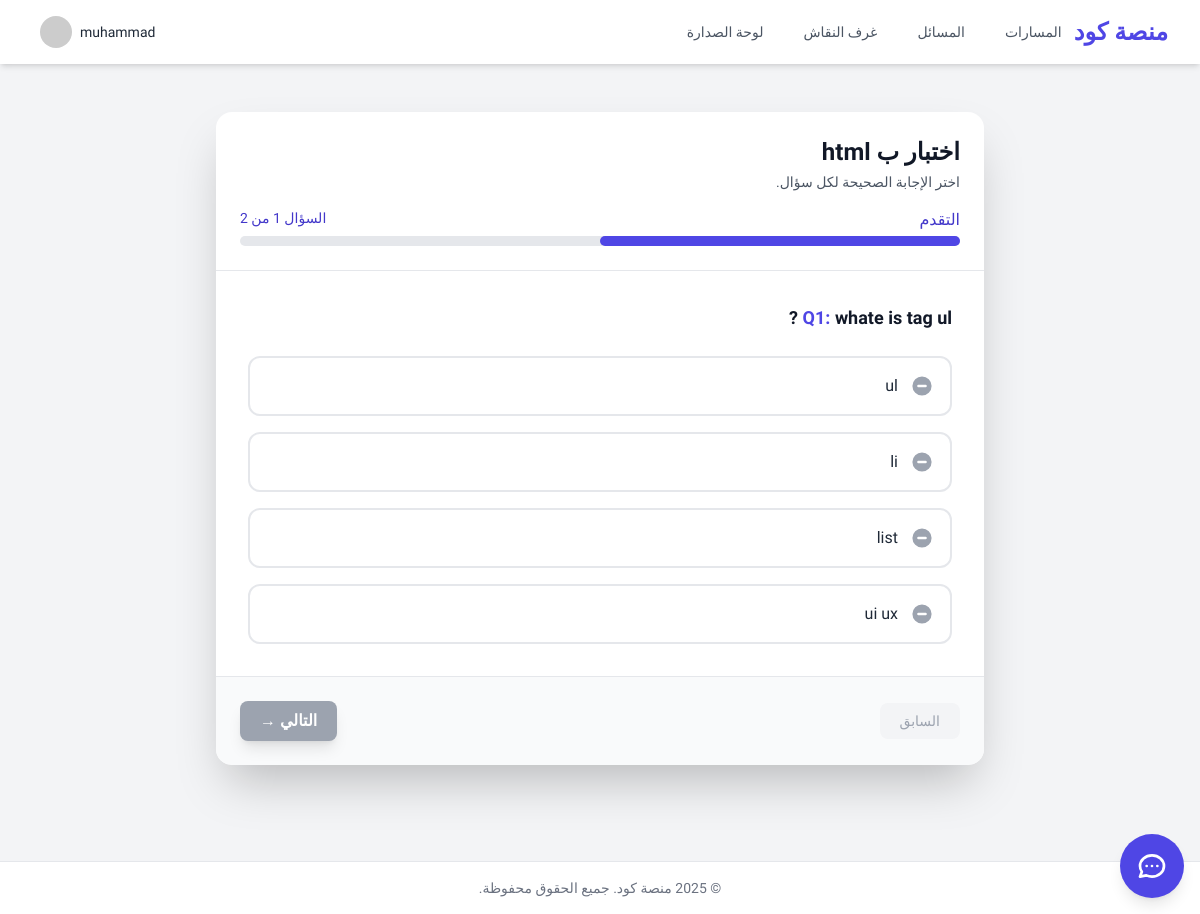
Screenshot of /courses/quiz/1/ (signed in) with the database file from the repository.
### accounts/models.py (models this page shows, shortened)
class CustomUser(AbstractUser):
    AVATAR_CHOICES = (
        ('m1', 'ذكر 1'), ('m2', 'ذكر 2'), ('m3', 'ذكر 3'),
        ('f1', 'أنثى 1'), ('f2', 'أنثى 2'), ('f3', 'أنثى 3'),
    )
    avatar = models.CharField(
        "الصورة الرمزية",
        max_length=2,
        choices=AVATAR_CHOICES,
        default='m1'
    )
    is_moderator = models.BooleanField(
        "مشرف",
        default=False,
        help_text="يحدد ما إذا كان يمكن للمستخدم الإشراف على المحتوى مثل غرف النقاش."
    )
    academic_year = models.PositiveIntegerField(
        verbose_name="السنة الدراسية",
        validators=[MinValueValidator(1), MaxValueValidator(6)],
        null=True,
        blank=True,
        help_text="السنة الدراسية للطالب (من 1 إلى 6)."
    )
    path = models.CharField(
        verbose_name="المسار المختار",
        max_length=100,
        blank=True,
        help_text="المسار التعليمي المفضل للطالب، مثل (تطوير الويب)."
    )
    score = models.PositiveIntegerField(
        verbose_name="النقاط",
        default=0,
        db_index=True,
        help_text="مجموع النقاط التي حصل عليها المستخدم."
    )
    class Meta:
        ordering = ['-score', 'username']
        verbose_name = "مستخدم"
        verbose_name_plural = "المستخدمون"

### courses/models.py (models this page shows, shortened)
class Quiz(models.Model):
    module = models.OneToOneField(Module, related_name='quiz', on_delete=models.CASCADE, verbose_name="الوحدة التابع لها")
    title = models.CharField("عنوان الاختبار", max_length=255)
    class Meta:
        verbose_name = "اختبار"
        verbose_name_plural = "الاختبارات"

class Question(models.Model):
    quiz = models.ForeignKey(Quiz, related_name='questions', on_delete=models.CASCADE, verbose_name="الاختبار")
    text = models.TextField("نص السؤال")
    class Meta:
        verbose_name = "سؤال"
        verbose_name_plural = "الأسئلة"

class Choice(models.Model):
    question = models.ForeignKey(Question, related_name='choices', on_delete=models.CASCADE, verbose_name="السؤال")
    text = models.CharField("نص الخيار", max_length=255)
    is_correct = models.BooleanField("هل هو الخيار الصحيح؟", default=False)
    class Meta:
        verbose_name = "خيار"
        verbose_name_plural = "الخيارات"
        unique_together = ('question', 'text')

### courses/views.py (the view, shortened to what this page needs)
# urls.py: path('quiz/<int:pk>/', TakeQuizView.as_view(), name='take_quiz'),
class TakeQuizView(LoginRequiredMixin, View):
    def get(self, request, *args, **kwargs):
        quiz = get_object_or_404(Quiz.objects.prefetch_related('questions__choices'), pk=kwargs['pk'])
        submission = QuizSubmission.objects.filter(student=request.user, quiz=quiz).first()
        if submission:
            return redirect('courses:quiz_result', pk=submission.pk)
        return render(request, 'courses/quiz_form.html', {'quiz': quiz})

### dashboard/templatetags/markdown_extras.py (called while the page is built)
@register.filter(name='markdownify') # استخدام name='markdownify' هو ممارسة جيدة
@stringfilter
def markdownify(value):
    extensions = [
        'fenced_code',  # لتفعيل كتل الكود باستخدام ```
        'codehilite',   # لتفعيل تلوين الصيغة داخل كتل الكود
        LinkTargetExtension(), # تفعيل الامتداد المخصص الذي أنشأناه
    ]
    html = markdown.markdown(value, extensions=extensions)
    return mark_safe(html)

    def extendMarkdown(self, md):
        md.treeprocessors.register(LinkTargetProcessor(md), 'link_target', 15)

    def run(self, root):
        for element in root.iter("a"):
            element.set("target", "_blank")
            element.set("rel", "noopener noreferrer")
        return root

### courses/templates/courses/quiz_form.html (shortened to what this page needs)
{% extends 'base.html' %}
{% block content %}
<div class="max-w-3xl mx-auto"
    x-data="{
        currentQuestion: 0,
        totalQuestions: {{ quiz.questions.all.count }},
        selections: {}, // An object to store answers, e.g., { 'question_id': 'choice_id' }
        next() { if (this.currentQuestion < this.totalQuestions - 1) this.currentQuestion++; },
        prev() { if (this.currentQuestion > 0) this.currentQuestion--; },
        isCurrentQuestionAnswered() {
            // Get the ID of the current question
            const currentQuestionId = document.querySelectorAll('[data-question-id]')[this.currentQuestion]?.dataset.questionId;
            return this.selections.hasOwnProperty(`question_${currentQuestionId}`);
        }
    }">
    <div class="bg-white dark:bg-gray-800 rounded-2xl shadow-2xl overflow-hidden">
        <div class="p-6 border-b border-gray-200 dark:border-gray-700">
            <h1 class="text-2xl font-bold text-gray-900 dark:text-white">{{ quiz.title }}</h1>
            <p class="mt-1 text-sm text-gray-600 dark:text-gray-400">اختر الإجابة الصحيحة لكل سؤال.</p>
            <div class="mt-4">
                <div class="flex justify-between mb-1"><span class="text-base font-medium text-indigo-700 dark:text-indigo-400">التقدم</span><span class="text-sm font-medium text-indigo-700 dark:text-indigo-400" x-text="`السؤال ${currentQuestion + 1} من ${totalQuestions}`"></span></div>
                <div class="w-full bg-gray-200 rounded-full h-2.5 dark:bg-gray-700"><div class="bg-indigo-600 h-2.5 rounded-full transition-all duration-500" :style="`width: ${((currentQuestion + 1) / totalQuestions) * 100}%`"></div></div>
            </div>
        </div>
        <form method="post">
            <div class="p-6 sm:p-8">
                {% for question in quiz.questions.all %}
                    <div x-show="currentQuestion === {{ forloop.counter0 }}" x-transition:enter="transition ease-out duration-300" x-transition:enter-start="opacity-0 transform translate-x-4" x-transition:enter-end="opacity-100 transform translate-x-0" class="space-y-6" data-question-id="{{ question.pk }}">
                        <div>
                            <p class="text-lg font-semibold text-gray-900 dark:text-white leading-relaxed"><span class="text-indigo-600 dark:text-indigo-400 font-bold" x-text="`Q${currentQuestion + 1}: `"></span>{{ question.text }}</p>
                        </div>
                        <div class="space-y-4">
                            {% for choice in question.choices.all %}
                            <label class="flex items-center p-4 border-2 rounded-xl cursor-pointer transition-all duration-200"
                                   :class="{ 'border-indigo-600 bg-indigo-50 dark:bg-indigo-900/50': selections['question_{{ question.pk }}'] == '{{ choice.pk }}', 'border-gray-200 dark:border-gray-700 hover:border-gray-300 dark:hover:border-gray-600': selections['question_{{ question.pk }}'] != '{{ choice.pk }}' }">
                                <span class="text-2xl" :class="{ 'text-indigo-600': selections['question_{{ question.pk }}'] == '{{ choice.pk }}', 'text-gray-400': selections['question_{{ question.pk }}'] != '{{ choice.pk }}' }">
                                    <svg x-show="selections['question_{{ question.pk }}'] != '{{ choice.pk }}'" class="w-6 h-6" fill="currentColor" viewBox="0 0 20 20"><path fill-rule="evenodd" d="M10 18a8 8 0 100-16 8 8 0 000 16zM7 9a1 1 0 000 2h6a1 1 0 100-2H7z" clip-rule="evenodd" /></svg>
                                </span>
                                <span class="ml-3 rtl:mr-3 font-medium text-gray-800 dark:text-gray-200">{{ choice.text }}</span>
                            </label>
                            {% endfor %}
                        </div>
                    </div>
                {% empty %}
                    <p class="text-center text-gray-500 py-8">لا توجد أسئلة في هذا الاختبار بعد.</p>
                {% endfor %}
            </div>
            <div class="p-6 bg-gray-50 dark:bg-gray-700/50 border-t border-gray-200 dark:border-gray-700 flex justify-between items-center">
                <button type="button" @click="prev()" :disabled="currentQuestion === 0" class="px-5 py-2 text-sm font-medium rounded-lg transition-colors" :class="{'bg-gray-200 dark:bg-gray-600 hover:bg-gray-300 dark:hover:bg-gray-500': currentQuestion > 0, 'bg-gray-100 dark:bg-gray-800 text-gray-400 cursor-not-allowed': currentQuestion === 0}">السابق</button>
                <button type="button" @click="next()" x-show="currentQuestion < totalQuestions - 1" :disabled="!isCurrentQuestionAnswered()" class="bg-indigo-600 text-white font-bold py-2 px-5 rounded-lg hover:bg-indigo-700 transition-colors shadow-lg disabled:bg-gray-400 disabled:cursor-not-allowed">التالي &rarr;</button>
            </div>
        </form>
    </div>
</div>
{% endblock %}

### templates/base.html (shortened to what this page needs)
{% load static %}
<!DOCTYPE html>
<html lang="ar" dir="rtl" class="scroll-smooth">
<head>
    <link rel="stylesheet" href="https://cdnjs.cloudflare.com/ajax/libs/codemirror/5.65.15/codemirror.min.css">
    <link rel="stylesheet" href="https://cdnjs.cloudflare.com/ajax/libs/codemirror/5.65.15/theme/dracula.min.css">
    <link rel="stylesheet" href="https://cdnjs.cloudflare.com/ajax/libs/highlight.js/11.9.0/styles/atom-one-dark.min.css">
    <script src="https://cdn.tailwindcss.com"></script>
</head>
<body class="bg-gray-100 dark:bg-gray-900 text-gray-800 dark:text-gray-200 antialiased">
    <header x-data="{ mobileMenuOpen: false }" class="bg-white dark:bg-gray-800 shadow-md sticky top-0 z-40">
        <nav class="max-w-7xl mx-auto px-4 sm:px-6 lg:px-8">
            <div class="flex items-center justify-between h-16">
                <div class="flex items-center">
                    <a href="{% url 'home' %}" class="flex-shrink-0 text-2xl font-bold text-indigo-600 dark:text-indigo-400">منصة كود</a>
                    <div class="hidden md:block">
                        <div class="mr-10 rtl:mr-0 rtl:ml-10 flex items-baseline space-x-4 rtl:space-x-reverse">
                            <a href="{% url 'courses:path_list' %}" class="text-gray-600 dark:text-gray-300 hover:bg-gray-200 dark:hover:bg-gray-700 px-3 py-2 rounded-md text-sm font-medium transition-colors">المسارات</a>
                            <a href="{% url 'problems:problem_list' %}" class="text-gray-600 dark:text-gray-300 hover:bg-gray-200 dark:hover:bg-gray-700 px-3 py-2 rounded-md text-sm font-medium transition-colors">المسائل</a>
                            <a href="{% url 'chat:room_list' %}" class="text-gray-600 dark:text-gray-300 hover:bg-gray-200 dark:hover:bg-gray-700 px-3 py-2 rounded-md text-sm font-medium transition-colors">غرف النقاش</a>
                            <a href="{% url 'accounts:leaderboard' %}" class="text-gray-600 dark:text-gray-300 hover:bg-gray-200 dark:hover:bg-gray-700 px-3 py-2 rounded-md text-sm font-medium transition-colors">لوحة الصدارة</a>
                        </div>
                    </div>
                </div>
                <div class="hidden md:block">
                    {% if user.is_authenticated %}
                    <div x-data="{ dropdownOpen: false }" class="relative">
                        <button @click="dropdownOpen = !dropdownOpen" class="flex items-center space-x-2 rtl:space-x-reverse p-2 rounded-full hover:bg-gray-200 dark:hover:bg-gray-700 focus:outline-none">
                            <span class="font-medium text-sm">{{ user.username }}</span>
                            <img class="h-8 w-8 rounded-full" src="https://ui-avatars.com/api/?name={{ user.username|urlencode }}&background=indigo&color=white&font-size=0.5" alt="User Avatar">
                        </button>
                    </div>
                    {% endif %}
                </div>
            </div>
        </nav>
    </header>
    <main>
        <div class="max-w-7xl mx-auto py-6 sm:px-6 lg:px-8">
            <div class="px-4 py-6 sm:px-0">
                {% block content %}{% endblock %}
            </div>
        </div>
    </main>
    <footer class="bg-white dark:bg-gray-800 border-t border-gray-200 dark:border-gray-700 mt-12">
        <div class="max-w-7xl mx-auto py-4 px-4 sm:px-6 lg:px-8 text-center text-sm text-gray-500 dark:text-gray-400">
            <p>&copy; {% now "Y" %} منصة كود. جميع الحقوق محفوظة.</p>
        </div>
    </footer>
    {% if user.is_authenticated %}
    <div x-data="aiTutor()" @keydown.escape.window="tutorOpen = false" class="fixed bottom-0 right-0 p-4 z-50 print:hidden">
        <button @click="toggle()" class="bg-indigo-600 text-white w-16 h-16 rounded-full shadow-lg flex items-center justify-center transform hover:scale-110 transition-transform">
        </button>
    </div>
    {% endif %}
</body>
</html>

### templates/base.html (style rules this page uses)
body { font-family: 'Tajawal', sans-serif; }

### rows the page displays
CustomUser: username "muhammad"
Quiz: title "اختبار ب html"
Question: text "whate is tag ul ?"
Choice: text "ul"
Choice: text "li"
Choice: text "list"
Choice: text "ui ux"
